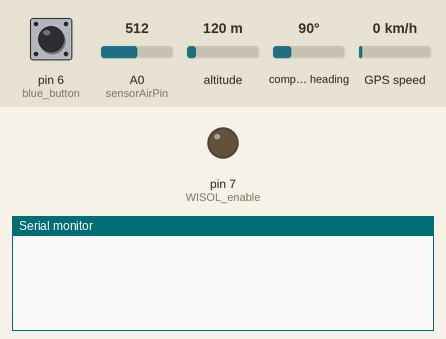
Bench run of a sketch on a simulated Arduino Uno, built with avr-gcc and run on an emulated ATmega328P. On the bench: output pins drawn as LEDs (lit = HIGH), the last lines printed to the serial monitor. The inputs (shaded band) are chosen by the test bench; at power-on: pin 6 (blue_button) HIGH, A0 (sensorAirPin) = 512, altitude 120 m, compass heading 90°, GPS speed 0 km/h. The GPS gets a fix after 3 s at 37.7749, -122.4194 with 8 satellites.

Above: at 1.2 s.
1.3 s: pin 6 (blue_button) pulled LOW for 0.15 s
At 2.6 s:
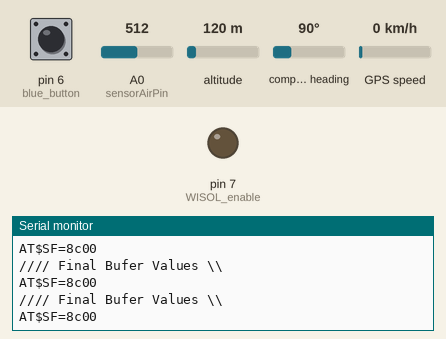
2.9 s: pin 6 (blue_button) pulled LOW for 3.2 s
At 6.8 s:
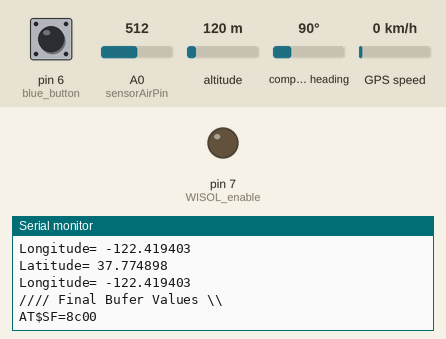
7.6 s: pin 6 (blue_button) driven LOW
At 8.4 s:
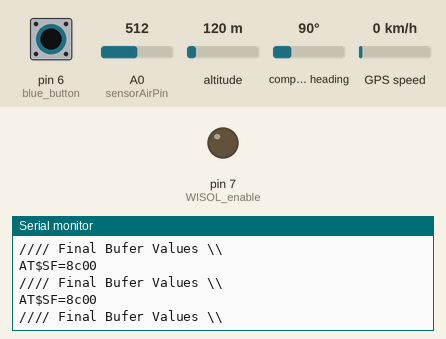
10.6 s: A0 (sensorAirPin) set to 716
At 11.5 s:
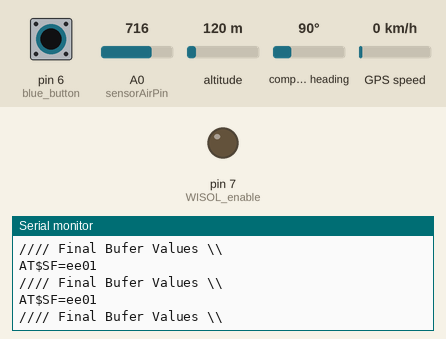
12.2 s: A0 (sensorAirPin) set to 992
At 13.3 s:
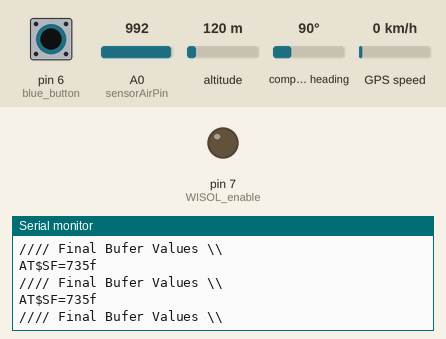

Measured:
- after the input at 1.3 s, the serial monitor: prints a new line at once (image 1)
- after the input at 2.9 s, the serial monitor: prints a new line after 1.1 s (image 2)
- after the input at 10.6 s, the serial monitor: prints a new line after 0.10 s (image 4)
- after the input at 12.2 s, the serial monitor: prints a new line after 0.13 s (image 5)

The sketch:

SigFox_Conn_Test_w_sensors.ino
```cpp
#include "math.h"
//#include "LowPower.h"
#include <TinyGPS++.h>
#include <SoftwareSerial.h>

/************** Air Quality Sensor *************/
/* Air Quality Sensor Pin (ADC0) */
const int sensorAirPin = A0;
/* Ro given value for calculating the C02 ppm */
const int Ro = 1200;

/**************** GPS Sensor ******************/
/* Virtual Serial Port (UART) Baudrate  */
static const uint32_t GPSBaud = 9600;
// The TinyGPS++ object
TinyGPSPlus gps;
/* Float Variables to Store Lat & Lng data */
static float g_latitude, g_longitude;

/************* SigFox Module ******************/
const int WISOL_enable = 7;

/********** Virtual Serial Port ***************/
/* Virtual Serial Port (UART) Pins  */
static const int RXPin = 12, TXPin = 11;
// The serial connection to the GPS device
SoftwareSerial mySerial(RXPin, TXPin);

/********** General  Definitions ***************/
const int blue_button = 6;

/***** Sig Fox Messaging ******/
//*****************************************************
String bufer; // String var to store the payload to send
String bufer_n="\n"; // New line to add into our payload
//*****************************************************

void setup()
{
  Serial.begin(9600);
  mySerial.begin(GPSBaud);
  pinMode(blue_button, INPUT);
  pinMode(WISOL_enable, OUTPUT);   //enable modulo wisol
}

void loop()
{
  if (digitalRead(blue_button)==LOW)
  {
    read_airSensor();
    read_GPS();
//    send_message(bufer); //enviamos nuestro dato por Sigfox
    Serial.println("\n//// Final Bufer Values \\\\");
    Serial.println(bufer);
  }


//LowPower.idle(SLEEP_8S, ADC_OFF, TIMER2_OFF, TIMER1_OFF, TIMER0_OFF,
//        SPI_OFF, USART0_OFF, TWI_OFF);
}

void read_airSensor() {

  //inicializamos el payload cargando el comando para enviar
  //AT$SF= comando para mandar la informacion por sigfox Maximo 12 bytes*/
  bufer="AT$SF=";

  int adc_MQ = analogRead(sensorAirPin);      //Lemos la salida analógica  del MQ
  float voltaje = adc_MQ * (5.0 / 1023.0); //Convertimos la lectura en un valor de voltaje
  float Rs=1000*((5-voltaje)/voltaje);     //Calculamos Rs con un RL de 1k
  float CO2_ppm_float = 106.5*pow(Rs/Ro,-1.49);  // calculamos la concentración  de CO2 con la ecuación obtenida.
  int CO2_ppm_int = round(CO2_ppm_float);

  /**************************************************
  agregamos nuestra variable al payload a enviar*/
  add_int(CO2_ppm_int,true);
}

void read_GPS()
{
  while (mySerial.available() > 0)
  {
    gps.encode(mySerial.read());
    if (gps.location.isUpdated()){
      Serial.print("\n");
      Serial.print("Latitude= ");
      Serial.print(gps.location.lat(), 6);
      Serial.print("\n");
      Serial.print("Longitude= ");
      Serial.print(gps.location.lng(), 6);
      Serial.print("\n");
    }
  }
}


void add_float(float var1) //funcion para agregar flotantes al payload en formato little-endian
{
  byte* a1 = (byte*) &var1;    //convertimos el dato a bytes
  String str1;

//  Serial.println("\n---- Adding Float String to Bufer ----");
//  Serial.println((String)"OG Value = "+var1);

  //agregamos al comando AT$SF= nuestra informacion a enviar
  for(int i=0;i<4;i++)
  {
    str1=String(a1[i], HEX);    //convertimos el valor hex a string
//    Serial.println((String)"Byte "+i+" = 0x"+str1);
    if(str1.length()<2)
    {
      bufer+=0+str1;    //si no, se agrega un cero
    }
    else
    {
      bufer+=str1;    //si esta completo, se copia tal cual
    }
  }
}

void add_int(int var2, bool is_Air_sensor)    //funcion para agregar enteros al payload (hasta 255)
{
  byte* a2 = (byte*) &var2; //convertimos el dato a bytes
  String str2;

//  Serial.println("\n---- Adding Int String to Bufer ----");
//  Serial.println((String)"OG Value = "+var2);
  if (is_Air_sensor)
  {
     for(int i=0;i<2;i++)
     {
        str2=String(a2[i], HEX);    //convertimos el valor hex a string
//        Serial.println((String)"Byte "+i+" = 0x"+str2);
        if(str2.length()<2)
        {
          bufer+=0+str2;    //si no, se agrega un cero
        }
        else
        {
          bufer+=str2;    //si esta completo, se copia tal cual
        }
     }
  }
  else
  {
      str2=String(a2[0], HEX);  //convertimos el valor hex a string
//     Serial.println((String)"Byte 0 = 0x"+str2);
      //verificamos si nuestro byte esta completo
      if(str2.length()<2)
      {
        bufer+=0+str2;    //si no, se agrega un cero
      }
      else
      {
        bufer+=str2;     //si esta completo, se copia tal cual
      }
  }
}

void send_message(String payload)
{
  //agregamos el salto de linea "\n"
  bufer+=bufer_n;
  //*******************
  //Habilitamos el modulo Sigfox
  digitalWrite(WISOL_enable, HIGH);
  delay(1000);
  //Reset del canal para asegurar que manda en la frecuencia correcta
  Serial.print("AT$RC\n");
  //************************
  //Enviamos la informacion por sigfox
  Serial.print(bufer);
  delay(3000);
  //deshabilitamos el modulo Sigfox
  digitalWrite(WISOL_enable, LOW);
}
```
